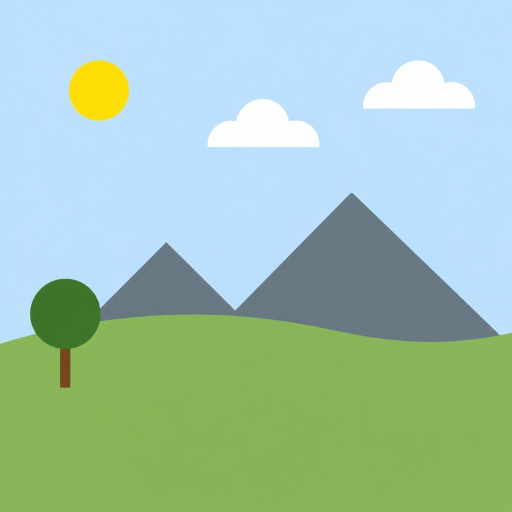
#> input picture assets/19091bf8-6b96-436a-b014-3caa169accfd-00de23ca_with_exif.jpg, 1024 x 1024 px (shown at 1/2 size)
$ python -i process_artifact.py   (imports and definitions only)
#> lines starting #> are read from the running program, lines starting #| are printed output that depends on the picture
"""Post-process a freshly generated DALL-E PNG into the operator-visible
artifact set used by the Mission Board.

For each generated image we produce three sibling files under
``missions/generated/``:

    <missionId>.jpg            JPEG with iPhone EXIF transplanted from a
                               random donor in ``assets/IMG_*.JPG``. This is
                               what the Mission Board renders by default —
                               it looks like a phone photo to a downstream
                               OSINT pipeline that scans EXIF.

    <missionId>.steg.png       PNG with a steganographic payload embedded
                               via ``forensic.steg.embed``. Deliver as a
                               Telegram "document" (not "photo") to preserve
                               the LSBs through the client.

    <missionId>.meta.json      Sidecar — records donor file, transplanted
                               EXIF fields (camera/datetime/GPS), steg
                               payload bytes, recovery key, and capacity
                               metrics. The Mission Board's Injection tab
                               reads this to display real (not templated)
                               metadata.

The original raw DALL-E PNG is preserved at ``<missionId>.png`` so the
operator can compare or re-process if needed.
"""

from __future__ import annotations

import argparse
import io
import json
import logging
import os
import random
import secrets
import subprocess
import sys
from pathlib import Path

log = logging.getLogger(__name__)

REPO_ROOT = Path(__file__).resolve().parent.parent.parent
DONOR_DIR = REPO_ROOT / "assets"
APPLY_EXIF_SCRIPT = REPO_ROOT / "scripts" / "apply_jpeg_exif.py"


# [8 lines left out: function _pick_donor, not called in this run]


def degrade_to_phone(source_png: Path) -> dict:
    """Force the DALL-E output to look like a 2015-era phone snapshot.

    Belt-and-braces against DALL-E 3's incurable cinematic prior. We don't
    trust prompt engineering alone — we degrade in pixel-space:

      1. Downscale 1024 → 720 (3:2 linear loss kills micro-detail polish)
      2. Slight Gaussian blur for soft focus
      3. Sensor noise (Gaussian, sigma ~4 on 0-255) on luma
      4. Desaturate slightly + lift shadows + crush highlights for the
         characteristic flat low-DR look of an old small sensor
      5. Tiny rotation (-1.2 to +1.2 deg) for hand-held tilt
      6. Re-save as PNG (lossless; JPEG compression artifacts are added
         downstream by the EXIF-transplant pass which uses JPEG quality 85)

    Overwrites ``source_png`` in place so transplant_exif and embed_steg
    both pick up the degraded master. Returns a small metrics dict.
    """
    from PIL import Image, ImageEnhance, ImageFilter
    import numpy as np

    metrics: dict = {}
    with Image.open(source_png) as im:
#> im is the input picture: PIL image 1024x1024 RGB; mean R, G, B 162, 197.5, 176.8
        im = im.convert("RGB")
        original_size = im.size
#> original_size = (1024, 1024)
        target = 720
        if max(im.size) > target:
            scale = target / max(im.size)
#> scale = 0.703
            new_size = (max(1, int(im.size[0] * scale)), max(1, int(im.size[1] * scale)))
#> new_size = (720, 720)
            im = im.resize(new_size, Image.LANCZOS)
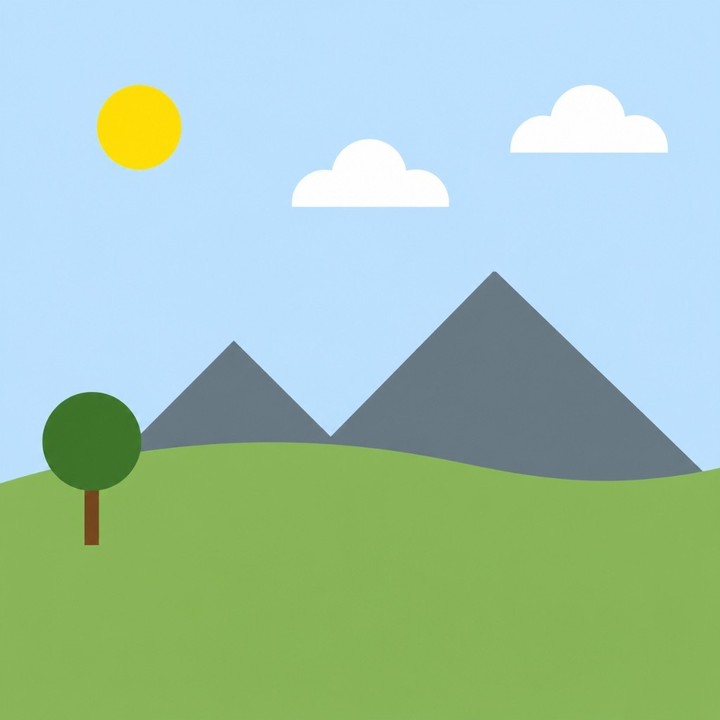
#> im: PIL image 720x720 RGB; mean R, G, B 162, 197.5, 176.8
        metrics["resized_to"] = list(im.size)

        im = im.filter(ImageFilter.GaussianBlur(radius=0.7))

        im = ImageEnhance.Color(im).enhance(0.82)
        im = ImageEnhance.Contrast(im).enhance(0.92)
        im = ImageEnhance.Brightness(im).enhance(1.04)
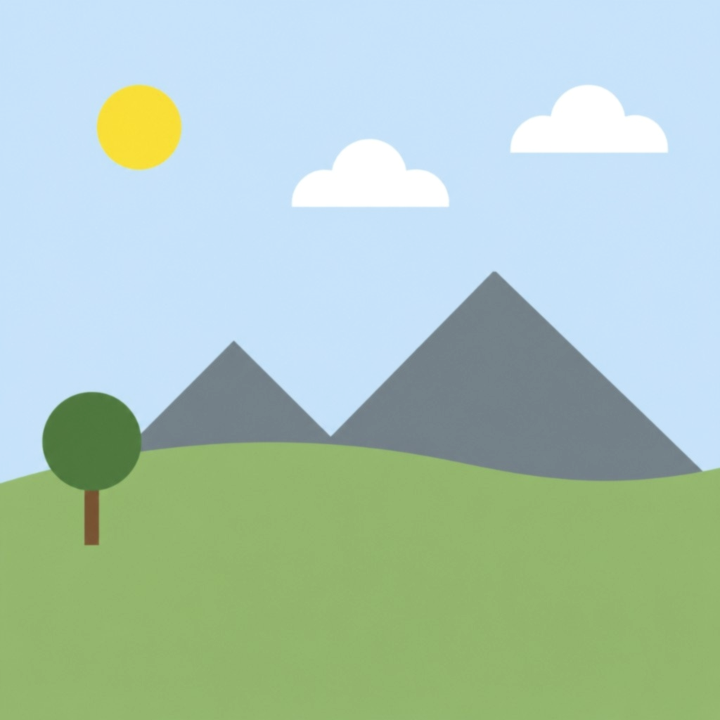
#> im: PIL image 720x720 RGB; mean R, G, B 172.8, 200.1, 184.3

        arr = np.asarray(im, dtype=np.int16)
        noise = np.random.normal(0.0, 4.0, arr.shape).astype(np.int16)
        arr = np.clip(arr + noise, 0, 255).astype(np.uint8)
        im = Image.fromarray(arr, mode="RGB")

        # Tilt last, then center-crop to hide the empty triangles at the
        # corners. Without the crop, PIL's rotate fills the corners with
        # black (or whatever fillcolor) — visible as wedges in the output.
        tilt_deg = random.uniform(-1.4, 1.4)
        rotated = im.rotate(
            tilt_deg,
            resample=Image.BILINEAR,
            expand=False,
        )
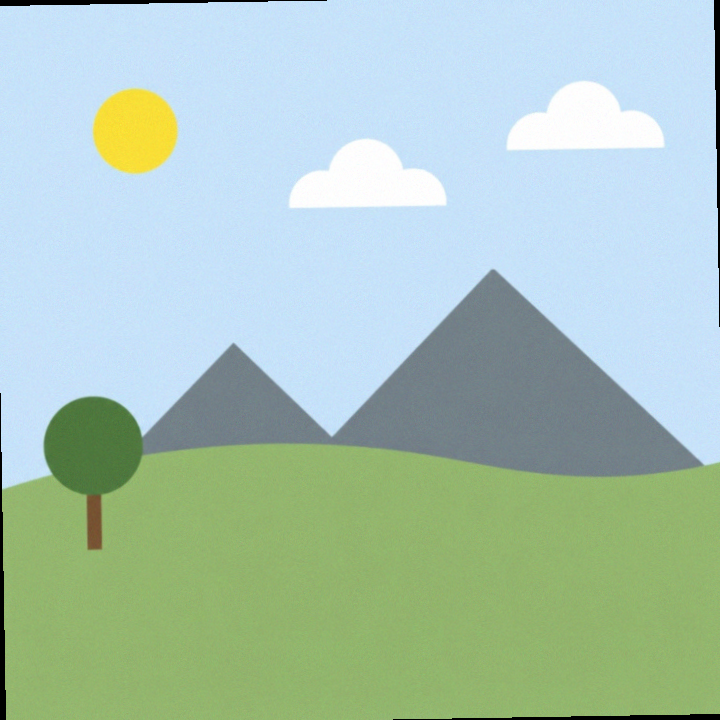
#> rotated: PIL image 720x720 RGB; mean R, G, B 170.8, 197.9, 182.2
        # Crop ~3% off each side: enough to hide the rotation wedges for any
        # tilt within ±1.4° on a 720px image, while preserving most of frame.
        w, h = rotated.size
#> w = 720; h = 720
        margin_w = int(w * 0.03)
#> margin_w = 21
        margin_h = int(h * 0.03)
#> margin_h = 21
        im = rotated.crop((margin_w, margin_h, w - margin_w, h - margin_h))
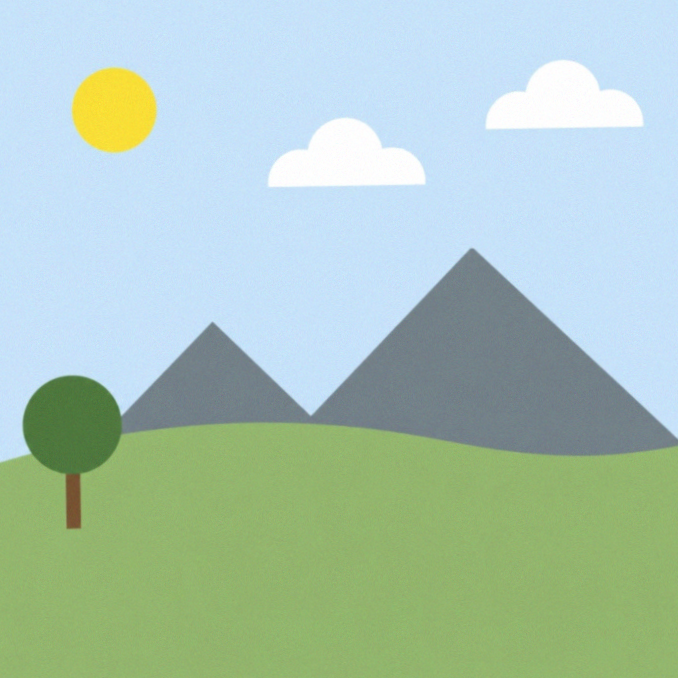
#> im: PIL image 678x678 RGB; mean R, G, B 171.6, 198.5, 182.8
        metrics["tilt_deg"] = round(tilt_deg, 2)

        im.save(source_png, format="PNG", optimize=False)

    metrics["original_size"] = list(original_size)
#> (the run stopped early here; a loop or call above may not have finished)
